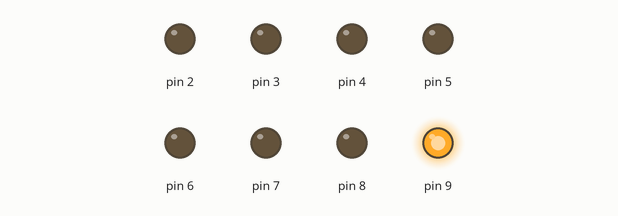
This sketch was run on a simulated Arduino Uno, built with avr-gcc and run on an emulated ATmega328P. Shown: output pins drawn as LEDs (lit = HIGH).

Above: at 0.05 s.
At 0.45 s:
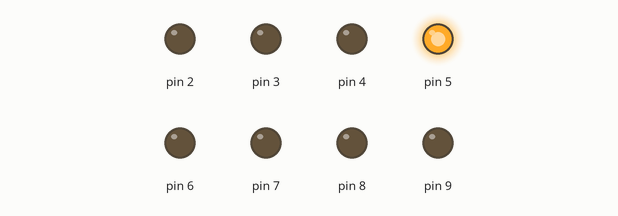
At 0.75 s:
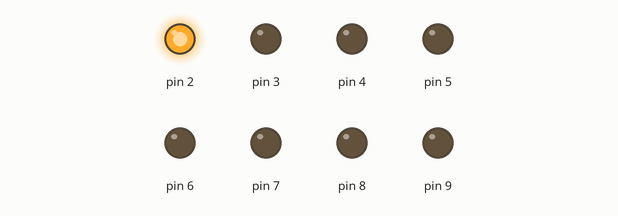
At 1.55 s:
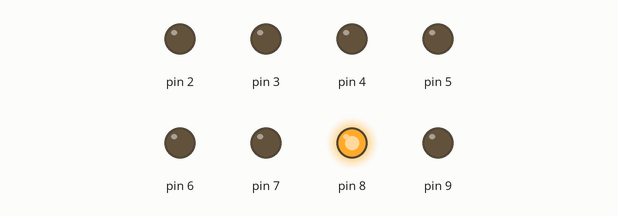
At 2.35 s:
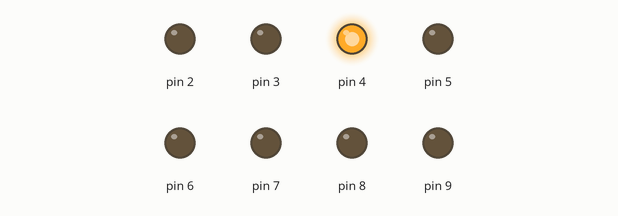
At 3.15 s:
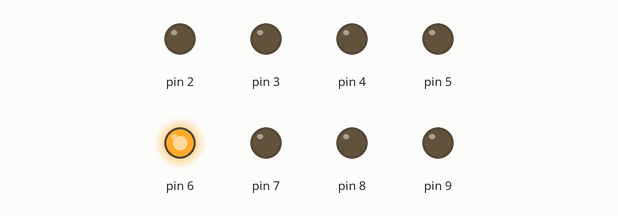
Timing chart, 0 to 3.5 s (numbered marks = the images above):
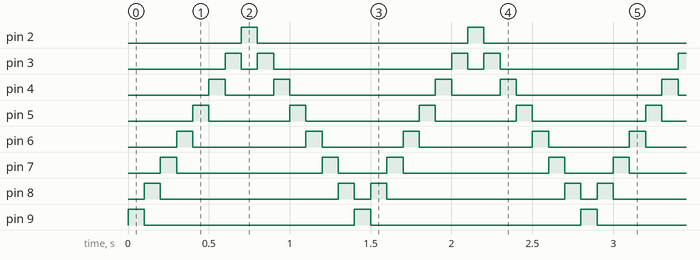

The sketch:

sketch_mar11c.ino
```cpp
#include<ISADefinitions.h>
int i;
void setup() {

}

void loop() {
  for(i=0; i<8; i++)
  {
   pinMode(LEDS[i], OUTPUT);
   digitalWrite(LEDS[i], HIGH);
   delay(100);
   digitalWrite(LEDS[i], LOW);
  }
  for(i=6; i>0; i--)
  {
   digitalWrite(LEDS[i], HIGH);
   delay(100);
   digitalWrite(LEDS[i], LOW);
  }
}
```

Measured:
- by itself, pin 2, pin 9: alternates HIGH for 0.10 s and LOW for 1.3 s
- by itself, pin 3: repeats every 1.4 s: LOW 0.10 s, HIGH 0.10 s, LOW 1.1 s, HIGH 0.10 s
- by itself, pin 4: repeats every 1.4 s: LOW 0.30 s, HIGH 0.10 s, LOW 0.90 s, HIGH 0.10 s
- by itself, pin 5: repeats every 1.4 s: LOW 0.50 s, HIGH 0.10 s, LOW 0.70 s, HIGH 0.10 s
- by itself, pin 6: repeats every 1.4 s: LOW 0.70 s, HIGH 0.10 s, LOW 0.50 s, HIGH 0.10 s
- by itself, pin 7: repeats every 1.4 s: LOW 0.90 s, HIGH 0.10 s, LOW 0.30 s, HIGH 0.10 s
- by itself, pin 8: repeats every 1.4 s: LOW 1.1 s, HIGH 0.10 s, LOW 0.10 s, HIGH 0.10 s
